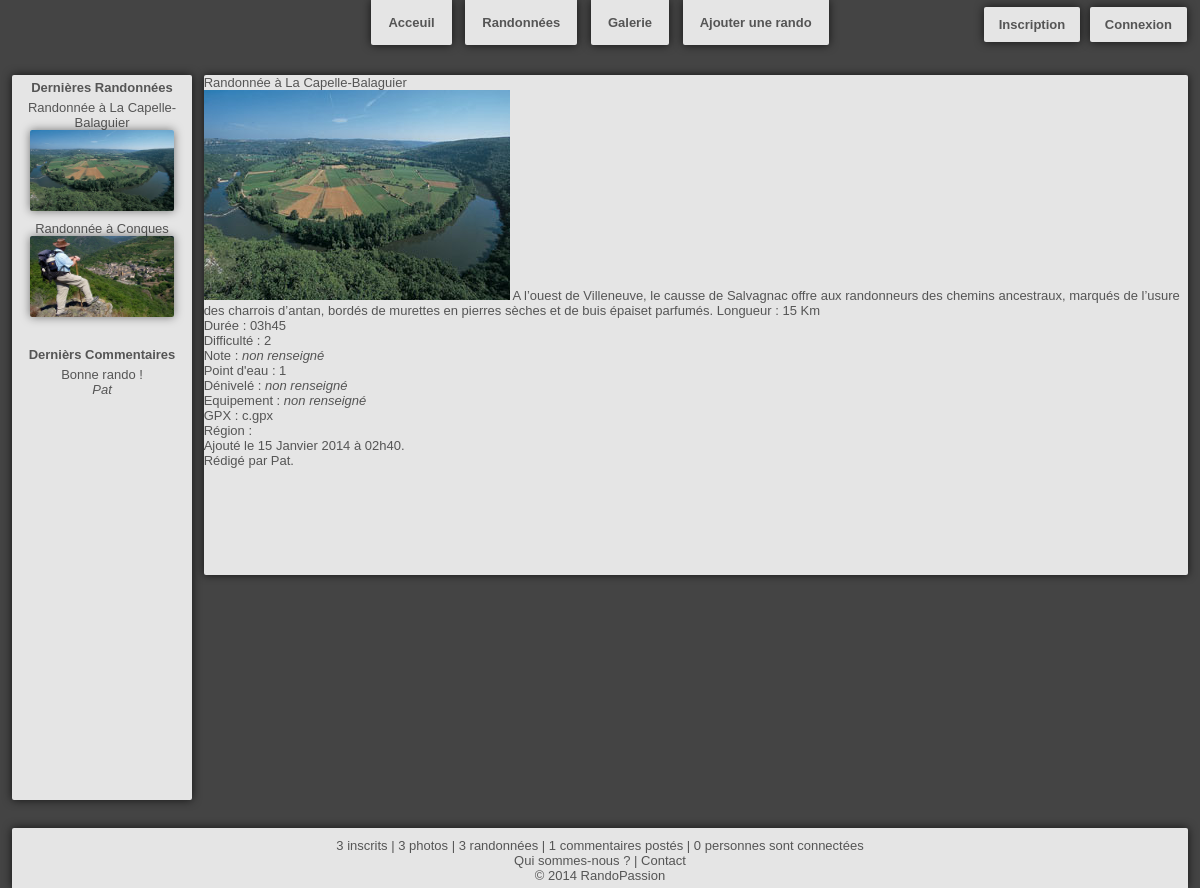
/index.php?page=fiche_rando&code=3, run on the app's committed database.
### tables this page shows
CREATE TABLE IF NOT EXISTS `rando` (
	`code` int(10) NOT NULL AUTO_INCREMENT,
	`titre` varchar(150) NOT NULL,
	`longueur` float unsigned NOT NULL,
	`duree` time NOT NULL,
	`difficulte` int(1) NOT NULL,
	`descriptif` text NOT NULL,
	`note` int(1) DEFAULT NULL,
	`point_eau` tinyint(1) DEFAULT NULL,
	`denivele` int(4) DEFAULT NULL,
	`equipement` varchar(150) DEFAULT NULL,
	`date_insertion` datetime NOT NULL,
	`valide` tinyint(1) NOT NULL,
	`parcours` blob NOT NULL,
	`departement` varchar(2) NOT NULL,
	`photo_principale` int(10) NOT NULL,
	`auteur` varchar(30) NOT NULL,
	`galerie` int(10) DEFAULT NULL,
	PRIMARY KEY (`code`),
	FOREIGN KEY (`departement`) REFERENCES `departements`(`num_departement`),
	FOREIGN KEY (`photo_principale`) REFERENCES `photo`(`numero`),
	FOREIGN KEY (`auteur`) REFERENCES `membre`(`pseudo`),
	FOREIGN KEY (`galerie`) REFERENCES `galerie`(`numero`),
	CHECK (difficulte BETWEEN 0 and 5),
	CHECK (note BETWEEN 0 and 5)
);

CREATE TABLE IF NOT EXISTS `photo` (
	`numero` int(10) NOT NULL AUTO_INCREMENT,
	`nom` blob NOT NULL,
	`galerie` int(10) NOT NULL,
	`descriptif` text DEFAULT NULL,
	PRIMARY KEY (`numero`),
	FOREIGN KEY (`galerie`) REFERENCES `galerie`(`numero`)
);

CREATE TABLE IF NOT EXISTS `commentaire` (
	`numero` int(10) NOT NULL AUTO_INCREMENT,
	`date` datetime NOT NULL,
	`auteur` varchar(30) NOT NULL,
	`code_rando` int(10) NOT NULL,
	`commentaire` text NOT NULL,
	`note` int(1) DEFAULT NULL,
	PRIMARY KEY (`numero`),
	FOREIGN KEY (`code_rando`) REFERENCES `rando`(`code`),
	FOREIGN KEY (`auteur`) REFERENCES `membre`(`pseudo`),
	CHECK (note BETWEEN 0 and 5)
);

CREATE TABLE IF NOT EXISTS `galerie` (
	`numero` int(10) NOT NULL AUTO_INCREMENT,
	`nom` varchar(100) NOT NULL,
	PRIMARY KEY (`numero`)
);

### Controller/c_activitees_recentes.php (called while the page is built)
<?php
include_once('bin/params.php');
include_once('Models/m_activitees_recentes.php');
$liste_rando = last_rando(3);
$liste_com = last_comment(3);
include_once('View/v_activitees_recentes.php');

### Models/m_activitees_recentes.php (called while the page is built, shortened)
<?php
function last_rando($nombre){
	global $bdd;
	$query = '	SELECT rando.code, rando.titre, photo.nom AS nom_photo , galerie.nom AS nom_galerie
				FROM rando, photo, galerie
				WHERE rando.photo_principale = photo.numero
				AND photo.galerie = galerie.numero
				ORDER BY date_insertion DESC
				LIMIT 0, '.$nombre;
	$exec = $bdd->query($query) or die(print_r($erreur -> errorInfo()));
	$data = $exec->fetchAll();
	return $data;
}
function last_comment($nombre){
	global $bdd;
	$query = '	SELECT commentaire, auteur
				FROM commentaire
				ORDER BY date DESC
				LIMIT 0, '.$nombre;
	$exec = $bdd->query($query) or die(print_r($erreur -> errorInfo()));
	$data = $exec->fetchAll();
	return $data;
}

### Models/m_randonnees.php (called while the page is built, shortened)
<?php
function get_rando($code){
	global $bdd;
	$queryStr = '	SELECT rando.*, photo.nom AS nom_photo , galerie.nom AS nom_galerie
				FROM rando, photo, galerie
				WHERE rando.photo_principale = photo.numero
				AND photo.galerie = galerie.numero
				AND rando.code = :code';
	$queryArray = array('code' => $code);
	$query = $bdd->prepare($queryStr);
	$query->execute($queryArray);
	$data = $query->fetch(PDO::FETCH_OBJ);
	return $data;
}

### Controller/c_footer.php (called while the page is built, shortened)
<?php
include_once('bin/params.php');
include_once('Models/m_footer.php');
$nb_membre = number_of('membre');
$nb_rando = number_of('rando');
$nb_photo = number_of('photo');
$nb_comment = number_of('commentaire');
$nb_connecte = number_of('connectes');
include_once('View/v_footer.php');

### Models/m_footer.php (called while the page is built, shortened)
<?php
function number_of($table){
	global $bdd;
	$query = 'SELECT count(*) FROM '.$table;
	$exec = $bdd->query($query);
	$data = $exec->fetchColumn();
	return $data;
}

### View/v_fiche_rando.php (the view)
<!DOCTYPE html>
<html lang="fr">
	<?php head("Recherche avancée"); ?>
	<body>
		<?php menu(); ?>
        <div id="corps">
            <?php include_once('Controller/c_activitees_recentes.php'); ?>
            <section id="fihce_rando">
                <?php echo $title; ?><br/>
                <img src="<?php echo $photo; ?>"/>
                <?php echo $description; ?>
                Longueur : <?php echo $lenght; ?><br/>
                Durée : <?php echo $duration; ?><br/>
                Difficulté : <?php echo $difficulty; ?><br/>
                Note : <?php echo $note; ?><br/>
                Point d'eau : <?php echo $water; ?><br/>
                Dénivelé : <?php echo $altitude; ?><br/>
                Equipement : <?php echo $equipment; ?><br/>
                GPX : <?php echo $path; ?><br/>
                Région : <?php echo $region; ?><br/>
                Ajouté le <?php echo $insertion_date.' à '.$insertion_hour; ?>.<br/>
                Rédigé par <?php echo $author; ?>.
            </section>
        </div>
        <?php include_once('Controller/c_footer.php'); ?>
	</body>
</html>

### Controller/c_fiche_rando.php (shortened to what this page needs)
<?php
include_once('bin/params.php');
include_once('Models/m_randonnees.php');
if(isset($_GET['code'])){
	$code = $_GET['code'];
	$rando = get_rando($code);
	$title = $rando->titre;
	$author = $rando->auteur;
	$description = $rando->descriptif;
	$difficulty = $rando->difficulte;
	$lenght = $rando->longueur.' Km';
	$path = $rando->parcours;
	$galery = $rando->nom_galerie;
	$photo = 'Resources/Galerie/'.$galery.'/'.$rando->nom_photo;
	$time = new DateTime(trim($rando->duree));
	$duration = $time->format('h').'h'.$time->format('i');
	if(empty($rando->note)){
		$note = '<em>non renseigné</em>';
	}
	else{
		$note = $rando->note;
	}
	if(empty($rando->point_eau)){
		$water = '<em>non renseigné</em>';
	}
	else{
		$water = $rando->point_eau;
	}
	if(empty($rando->denivele)){
		$altitude = '<em>non renseigné</em>';
	}
	else{
		$altitude = $rando->denivele;
	}
	if(empty($rando->equipement)){
		$equipment = '<em>non renseigné</em>';
	}
	else{
		$equipment = $rando->equipement;
	}
	$date = new DateTime(trim($rando->date_insertion));
	$month = $date->format('m');
	switch($month) {
		case '01': $month = 'Janvier'; break;
	}
	$insertion_date = $date->format('d').' '.$month.' '.$date->format('Y');
	$insertion_hour = $date->format('h').'h'.$date->format('i');
}
include_once('View/v_fiche_rando.php');

### index.php (shortened to what this page needs)
<?php
include_once("View/header.php");
include_once("View/menu.php");
if(!isset($_GET['page']) or $_GET['page'] == 'accueil'){
	include_once('View/accueil.php');
}
else{
	switch($_GET['page']){
		case 'fiche_rando':
			include_once('Controller/c_fiche_rando.php');
			break;
	}
}

### View/header.php (shortened to what this page needs)
<?php
function head($titlePage, $listInc = array()){
	echo '<head>';
	echo '<link rel="stylesheet" type="text/css" href="CSS/'.CSS_BASE.'"/>';
	echo '</head>';
}

### View/menu.php (shortened to what this page needs)
<?php
function menu(){
	echo '	<nav>
				<ul id="menu">
					<li><a href="index.php">Acceuil</a></li>
					<li><a href="index.php?page=recherche">Randonnées</a></li>
					<li><a href="index.php?page=galerie">Galerie</a></li>
					<li><a href="index.php?page=ajout_rando">Ajouter une rando</a></li>';
	echo '		</ul>
				<ul id="account">';
	if(isset($_SESSION['statut'])){
		echo '		<li><a class="profil" href="index.php?page=profil">Profil</a></li>
					<li><a class="connexion" href="index.php?page=deconnexion">Déconnexion</a></li>';
	}
	else{
		echo '		<li><a class="profil" href="index.php?page=inscription">Inscription</a></li>
					<li><a class="connexion" href="index.php?page=connexion">Connexion</a></li>';
	}
	echo '		</ul>
			</nav>
	';
}

### View/v_activitees_recentes.php
<aside>
    <p>Dernières Randonnées</p>
    <center>
		<?php
        foreach($liste_rando as $rando){
			echo '	<a href="index.php?page=fiche_rando&code='.$rando['code'].'">
						'.$rando['titre'].'</br>
						<img src="Resources/Galerie/'.$rando['nom_galerie'].'/'.$rando['nom_photo'].'" width="144px" height="81px;"/><br/>
					</a>
			';
        }
        ?>
    </center>
    <br/>
	<p>Dernièrs Commentaires</p>
    <center>
		<?php
        foreach($liste_com as $com){
			echo $com['commentaire'].'</br>';
			echo '<em>'.$com['auteur'].'</em><br/>';
        }
        ?>
</aside>

### View/v_footer.php
<footer>
	<p>
    	<?php echo $nb_membre; ?> inscrits |
		<?php echo $nb_photo; ?> photos |
		<?php echo $nb_rando; ?> randonnées |
		<?php echo $nb_comment; ?> commentaires postés |
		<?php echo $nb_connecte; ?> personnes sont connectées
    </p>
    <p>
        <a href="#">Qui sommes-nous ?</a> | <a href="#">Contact</a>
    </p>
    <p>
        &copy; 2014 RandoPassion
    </p>
</footer>

### CSS/Design.css (style rules this page uses)
* { font-family: "Trebuchet MS", Arial, Helvetica, sans-serif; font-size: 13px; color: #555555; padding: 0px; margin: 0px; text-decoration: none; list-style-type: none; outline: none; resize: none; border: none; }
html, body { height: 100%; width: 100%; min-width: 1000px; height: 100%; background-color: #444444; }
nav { text-align: center; width: 100%; min-width: 1000px; height: 60px; }
nav ul { display: inline-block; }
nav ul li { display: inline-block; }
nav ul li a { display: block; margin-left: 5px; margin-right: 5px; font-weight: bold; background-color: #E5E5E5; box-shadow: 0px 0px 10px 0px rgba(0, 0, 0, 0.7); transition: 0.5s 0s; }
nav ul#menu li a { padding-top: 15px; padding-bottom: 15px; padding-left: 17px; padding-right: 17px; border-bottom-left-radius: 2px; border-bottom-right-radius: 2px; }
nav ul#account { display: block; text-align: right; margin-right: 1%; margin-top: -38px; }
nav ul#account li { margin-right: -4px; }
nav ul#account li a { padding-top: 10px; padding-bottom: 10px; padding-left: 15px; padding-right: 15px; border-radius: 2px; }
#corps { height: auto; min-height: 85%; width: 100%; min-width: 1000px; margin-top: 15px; margin-bottom: 15px; margin-left: auto; margin-right: auto; }
aside { display: inline-block; width: 15%; height: 725px; margin-left: 1%; margin-right: -4px; background-color: #E5E5E5; border-radius: 2px; box-shadow: 0px 0px 10px 0px rgba(0, 0, 0, 0.7); overflow: hidden; }
aside p { text-align: center; font-weight: bold; margin: 5px; }
aside img { border-radius: 2px; margin-bottom: 7px; box-shadow: 0px 0px 10px 0px rgba(0, 0, 0, 0.5); }
section { display: inline-block; width: 82%; min-height: 500px; margin-left: 1%; margin-right: auto; background-color: #E5E5E5; vertical-align: top; border-radius: 2px; box-shadow: 0px 0px 8px 0px rgba(0, 0, 0, 0.7); overflow: hidden; }
footer { padding-top: 10px; padding-bottom: 5px; margin-left: auto; margin-right: auto; margin-top: 25px; width: 98%; text-align: center; background-color: #E5E5E5; box-shadow: 0px 0px 10px 0px rgba(0, 0, 0, 0.7); border-top-left-radius: 2px; border-top-right-radius: 2px; }

### data on the page
rando: titre "Randonnée à La Capelle-Balaguier", photo_principale.nom (picture), galerie.nom (picture), descriptif "A l’ouest de Villeneuve, le causse de Salvagnac offre aux randonneurs des chemins ancestraux, marqués de l’usure des charrois d’antan, bordés de murettes en pierres sèches et de buis épaiset parfumés.", longueur "15 Km", duree "03h45", difficulte "2", point_eau "1", parcours "c.gpx", date_insertion "15 Janvier 2014", date_insertion "02h40", auteur "Pat"
rando: titre "Randonnée à Conques", photo_principale.nom (picture)
commentaire: commentaire "Bonne rando !", auteur "Pat"

### other printed values
$nb_membre "3"
$nb_photo "3"
$nb_rando "3"
$nb_comment "1"
$nb_connecte "0"
